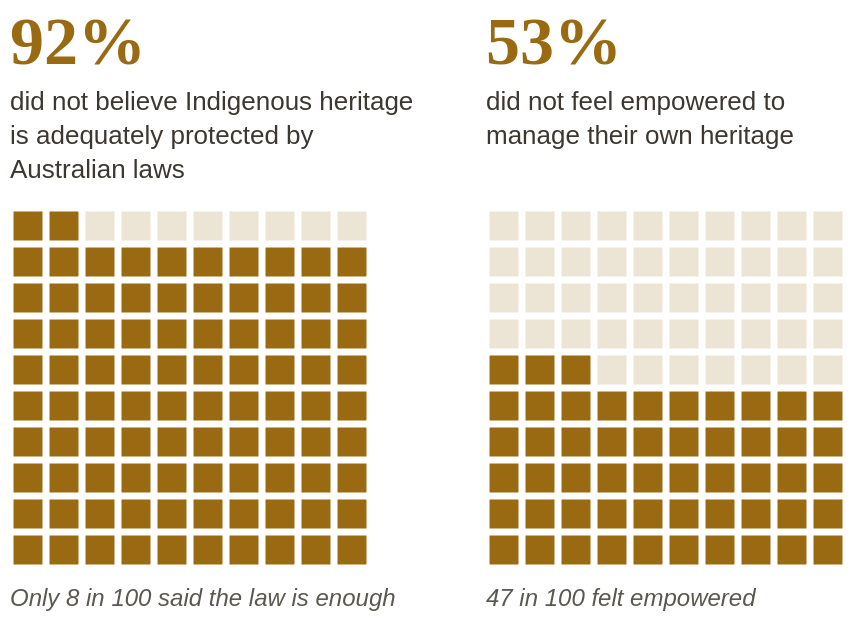

Specify this chart in Vega-Lite:
### Vega-Lite specification from a JSON file in a GitHub repository (floating-point values rounded to 4 significant figures)
{"$schema": "https://vega.github.io/schema/vega-lite/v5.json", "description": "Waffle charts: share of Indigenous stakeholders surveyed for State of the Environment 2021 who did not believe Indigenous heritage is adequately protected by law (92%), and who did not feel empowered to manage their own heritage (53%).", "background": null, "spacing": 36, "hconcat": [{"width": 180, "height": 180, "title": {"text": "92%", "subtitle": ["did not believe Indigenous heritage", "is adequately protected by", "Australian laws"], "anchor": "start", "font": "Fraunces, Georgia, serif", "fontSize": 34, "fontWeight": 700, "color": "#9a6a12", "subtitleFont": "'Source Sans 3', sans-serif", "subtitleFontSize": 13, "subtitleColor": "#3c3831", "subtitlePadding": 6, "offset": 12, "subtitleFontWeight": "normal", "subtitleLineHeight": 17}, "layer": [{"data": {"sequence": {"start": 0, "stop": 100, "as": "i"}}, "transform": [{"calculate": "floor(datum.i / 10)", "as": "row"}, {"calculate": "datum.i % 10", "as": "col"}, {"calculate": "datum.i < 92 ? 'Yes' : 'No'", "as": "filled"}, {"calculate": "datum.filled == 'Yes' ? '92 in 100' : '8 in 100'", "as": "share"}], "mark": {"type": "square", "size": 210, "cornerRadius": 2, "opacity": 1}, "encoding": {"x": {"field": "col", "type": "ordinal", "axis": null}, "y": {"field": "row", "type": "ordinal", "axis": null, "sort": "descending"}, "color": {"field": "filled", "type": "nominal", "scale": {"domain": ["Yes", "No"], "range": ["#9a6a12", "#ece5d6"]}, "legend": null}, "tooltip": [{"field": "share", "title": "Respondents"}], "opacity": {"condition": {"param": "sq_hover_0", "value": 1}, "value": 0.35}}, "params": [{"name": "sq_hover_0", "select": {"type": "point", "fields": ["filled"], "on": "pointerover", "clear": "pointerout"}}]}, {"comment": "Annotation", "data": {"values": [{}]}, "mark": {"type": "text", "align": "left", "baseline": "top", "x": 0, "y": {"expr": "height + 10"}, "fontSize": 12, "fontStyle": "italic", "color": "#5b5850"}, "encoding": {"text": {"value": "Only 8 in 100 said the law is enough"}}}]}, {"width": 180, "height": 180, "title": {"text": "53%", "subtitle": ["did not feel empowered to", "manage their own heritage", " "], "anchor": "start", "font": "Fraunces, Georgia, serif", "fontSize": 34, "fontWeight": 700, "color": "#9a6a12", "subtitleFont": "'Source Sans 3', sans-serif", "subtitleFontSize": 13, "subtitleColor": "#3c3831", "subtitlePadding": 6, "offset": 12, "subtitleFontWeight": "normal", "subtitleLineHeight": 17}, "layer": [{"data": {"sequence": {"start": 0, "stop": 100, "as": "i"}}, "transform": [{"calculate": "floor(datum.i / 10)", "as": "row"}, {"calculate": "datum.i % 10", "as": "col"}, {"calculate": "datum.i < 53 ? 'Yes' : 'No'", "as": "filled"}, {"calculate": "datum.filled == 'Yes' ? '53 in 100' : '47 in 100'", "as": "share"}], "mark": {"type": "square", "size": 210, "cornerRadius": 2, "opacity": 1}, "encoding": {"x": {"field": "col", "type": "ordinal", "axis": null}, "y": {"field": "row", "type": "ordinal", "axis": null, "sort": "descending"}, "color": {"field": "filled", "type": "nominal", "scale": {"domain": ["Yes", "No"], "range": ["#9a6a12", "#ece5d6"]}, "legend": null}, "tooltip": [{"field": "share", "title": "Respondents"}], "opacity": {"condition": {"param": "sq_hover_1", "value": 1}, "value": 0.35}}, "params": [{"name": "sq_hover_1", "select": {"type": "point", "fields": ["filled"], "on": "pointerover", "clear": "pointerout"}}]}, {"comment": "Annotation", "data": {"values": [{}]}, "mark": {"type": "text", "align": "left", "baseline": "top", "x": 0, "y": {"expr": "height + 10"}, "fontSize": 12, "fontStyle": "italic", "color": "#5b5850"}, "encoding": {"text": {"value": "47 in 100 felt empowered"}}}]}], "config": {"view": {"stroke": null}, "font": "'Source Sans 3', sans-serif", "concat": {"spacing": 36}}}
